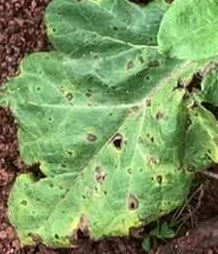
#> input picture backend/leafDisease/core/saveImg/1135.png, 218 x 254 px, found by its file name
$ python colorseparation.py
#> lines starting #> are read from the running program, lines starting #| are printed output that depends on the picture; after the words box and inside, x2 and y2 are one past the last pixel; in counts of white or black regions, pixels touching at a corner belong together
import cv2
import numpy as np


def nothing(x):
    pass


# Load image
image = cv2.imread('backend\\leafDisease\\core\\saveImg\\1135.png')
#> image is the input picture: shape (254, 218, 3); mean B, G, R 96.5, 150.2, 122

# Create a window
cv2.namedWindow('image')

# Create trackbars for color change
# RGB is from 0-255 for OpenCV
cv2.createTrackbar('RMin', 'image', 0, 255, nothing)
#> slider 'RMin' is set to 51
cv2.createTrackbar('GMin', 'image', 0, 255, nothing)
#> slider 'GMin' is set to 51
cv2.createTrackbar('BMin', 'image', 0, 255, nothing)
#> slider 'BMin' is set to 51
cv2.createTrackbar('RMax', 'image', 0, 255, nothing)
#> slider 'RMax' is set to 255
cv2.createTrackbar('GMax', 'image', 0, 255, nothing)
#> slider 'GMax' is set to 255
cv2.createTrackbar('BMax', 'image', 0, 255, nothing)
#> slider 'BMax' is set to 255

# Set default value for Max RGB trackbars
cv2.setTrackbarPos('RMax', 'image', 255)
cv2.setTrackbarPos('GMax', 'image', 255)
cv2.setTrackbarPos('BMax', 'image', 255)

# Initialize RGB min/max values
rMin = gMin = bMin = rMax = gMax = bMax = 0
prMin = pgMin = pbMin = prMax = pgMax = pbMax = 0

while (1):
    # Get current positions of all trackbars
    rMin = cv2.getTrackbarPos('RMin', 'image')
    gMin = cv2.getTrackbarPos('GMin', 'image')
    bMin = cv2.getTrackbarPos('BMin', 'image')
    rMax = cv2.getTrackbarPos('RMax', 'image')
    gMax = cv2.getTrackbarPos('GMax', 'image')
    bMax = cv2.getTrackbarPos('BMax', 'image')

    # Set minimum and maximum RGB values to display
    lower = np.array([bMin, gMin, rMin])
    upper = np.array([bMax, gMax, rMax])

    # Color threshold using RGB values
    mask = cv2.inRange(image, lower, upper)
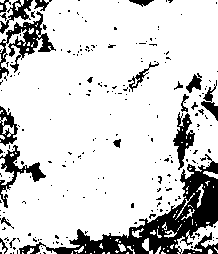
#> mask: shape (254, 218); 82.3% white; 223 black regions (201 under 20 px), largest, box (x1, y1, x2, y2) and area: (19, 154, 218, 254) 4641, (0, 11, 56, 79) 1059, (0, 145, 46, 208) 683
    result = cv2.bitwise_and(image, image, mask=mask)
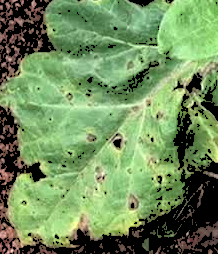
#> result: shape (254, 218, 3); mean B, G, R 91.8, 141.5, 112.1

    # Print if there is a change in RGB value
    if ((prMin != rMin) | (pgMin != gMin) | (pbMin != bMin) | (prMax != rMax) | (pgMax != gMax) | (pbMax != bMax)):
        print("(rMin = %d , gMin = %d, bMin = %d), (rMax = %d , gMax = %d, bMax = %d)" % (
            rMin, gMin, bMin, rMax, gMax, bMax))
        prMin = rMin
        pgMin = gMin
        pbMin = bMin
        prMax = rMax
        pgMax = gMax
        pbMax = bMax

    # Display result image
    cv2.imshow('image', result)
    if cv2.waitKey(10) & 0xFF == ord('q'):
#> (key q is pressed here)
        break

cv2.destroyAllWindows()

$ run again, with backend/leafDisease/core/saveImg/1182.png copied over backend/leafDisease/core/saveImg/1135.png
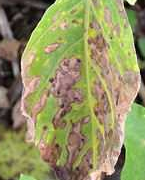
#> input picture backend/leafDisease/core/saveImg/1182.png, 145 x 180 px, found by its file name
#> image is the input picture: shape (180, 145, 3); mean B, G, R 97.2, 144.9, 146.5
#> `mask = cv2.inRange(image, lower, upper)`:
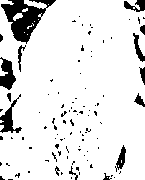
#> mask: shape (180, 145); 89% white; 101 black regions (87 under 20 px), largest, box (x1, y1, x2, y2) and area: (1, 0, 56, 44) 1075, (0, 57, 16, 90) 317, (0, 94, 22, 133) 289
#> `result = cv2.bitwise_and(image, image, mask=mask)`:
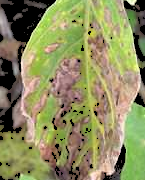
#> result: shape (180, 145, 3); mean B, G, R 94, 140.2, 141

$ run again, with backend/leafDisease/core/saveImg/1334.png copied over backend/leafDisease/core/saveImg/1135.png
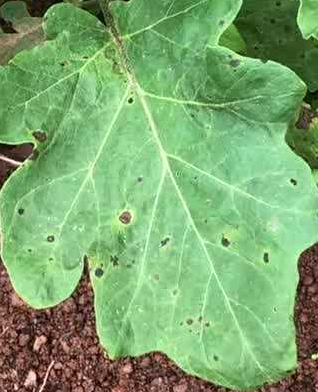
#> input picture backend/leafDisease/core/saveImg/1334.png, 318 x 392 px, found by its file name
#> image is the input picture: shape (392, 318, 3); mean B, G, R 112.5, 169.8, 125.5
#> `mask = cv2.inRange(image, lower, upper)`:
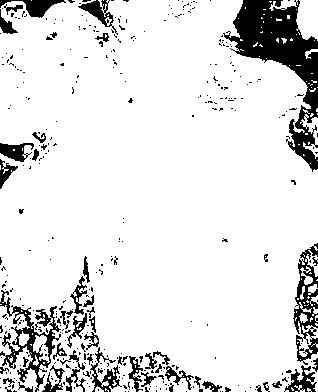
#> mask: shape (392, 318); 88% white; 376 black regions (328 under 20 px), largest, box (x1, y1, x2, y2) and area: (223, 0, 318, 172) 5502, (0, 290, 61, 392) 1633, (293, 243, 318, 365) 1320
#> `result = cv2.bitwise_and(image, image, mask=mask)`:
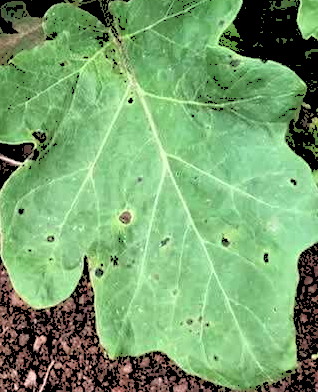
#> result: shape (392, 318, 3); mean B, G, R 108.9, 162.5, 118.3

$ run again, with backend/leafDisease/core/saveImg/1367.png copied over backend/leafDisease/core/saveImg/1135.png
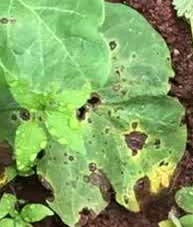
#> input picture backend/leafDisease/core/saveImg/1367.png, 193 x 227 px, found by its file name
#> image is the input picture: shape (227, 193, 3); mean B, G, R 95.9, 163.3, 128.7
#> `mask = cv2.inRange(image, lower, upper)`:
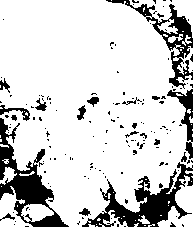
#> mask: shape (227, 193); 82.3% white; 146 black regions (128 under 20 px), largest, box (x1, y1, x2, y2) and area: (82, 162, 193, 227) 2328, (0, 118, 69, 227) 2303, (106, 0, 193, 89) 1359
#> `result = cv2.bitwise_and(image, image, mask=mask)`:
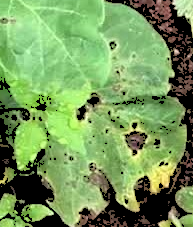
#> result: shape (227, 193, 3); mean B, G, R 91.1, 153.3, 117.8
